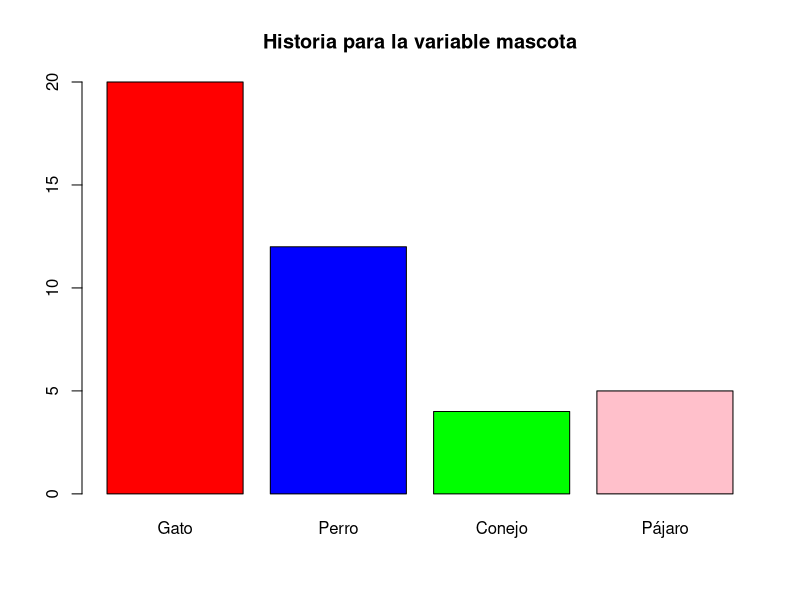
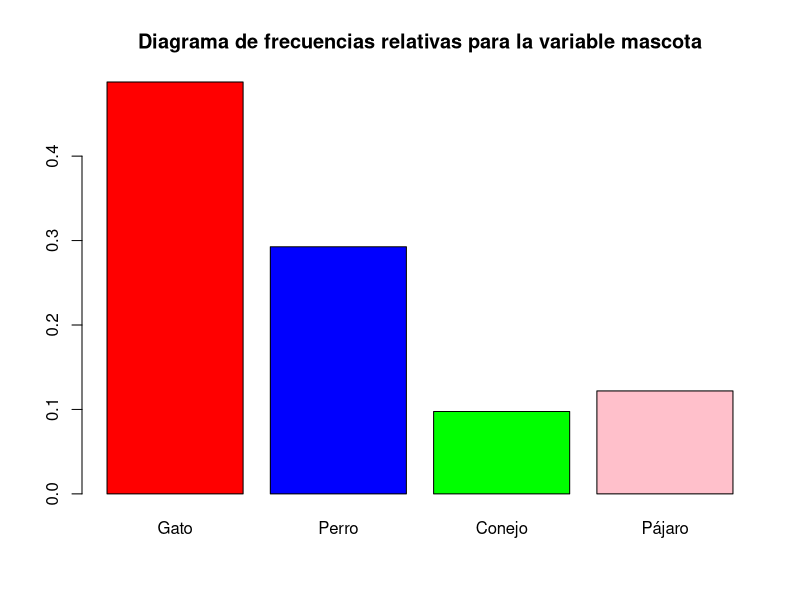
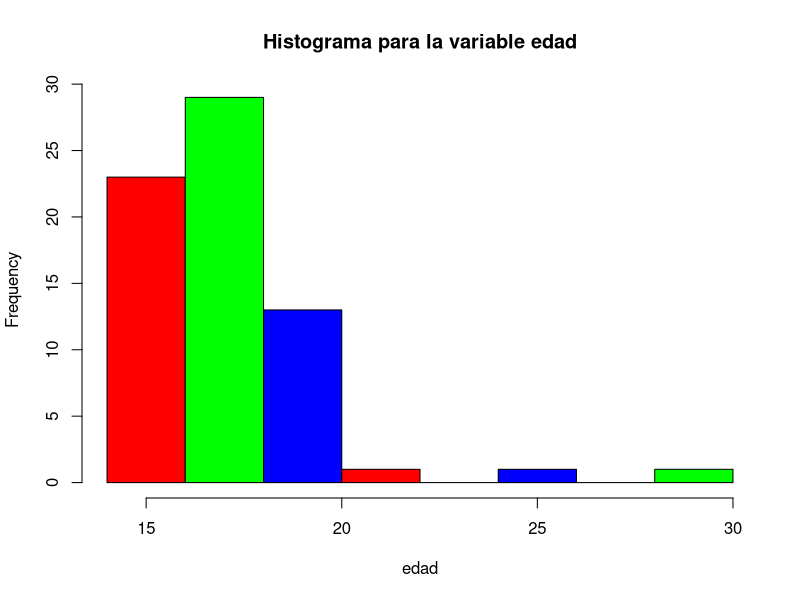
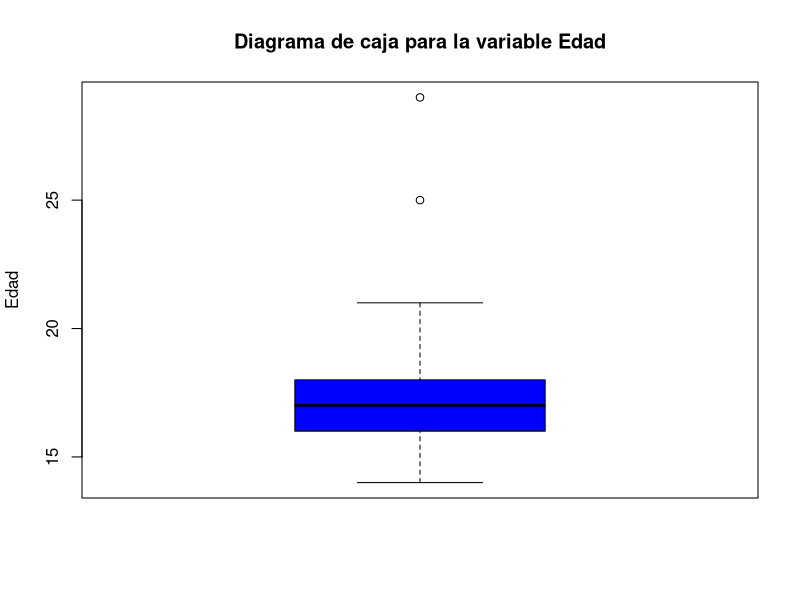

Write R code to recreate these figures, in order.
mascota <- factor(c(1,2,4,2,2,1,3,1,1,1,1,2,1,2,1,3,1,1,1,2,2,1,1,1,4,1,2,2,4,1,1,3,3,2,4,1,2,2,1,4,1),
 labels = c("Gato", "Perro", "Conejo", "Pájaro"))
mascota

tabla_freq <- data.frame(table(mascota))
tabla_freq

N <- length(mascota)
tabla_freq_rel <- data.frame(table(mascota)/N)
tabla_freq_rel


barplot((table(mascota)), 
	col = c("red", "blue", "green", "pink"),
	main = "Historia para la variable mascota")


barplot((table(mascota)/N), 
	col = c("red", "blue", "green", "pink"),
	main = "Diagrama de frecuencias relativas para la variable mascota")



edad <- c(16,16,16,15,17,18,17,17,17,17,17,16,16,16,17,18,19,15,18,18,19,19,19,17,18,15,17,20,
	20,20,21,15,16,15,19,17,18,17,19,29,14,16,17,25,19,17,17,16,17,18,19,17,15,14,16,
	18,19,18,17,17,18,19,17,16,16,16,16,16)

hist(edad,
	col = rainbow(3),
	main = "Histograma para la variable edad")

boxplot(edad,
	ylab = "Edad",
	col = "blue",
	main = "Diagrama de caja para la variable Edad")

